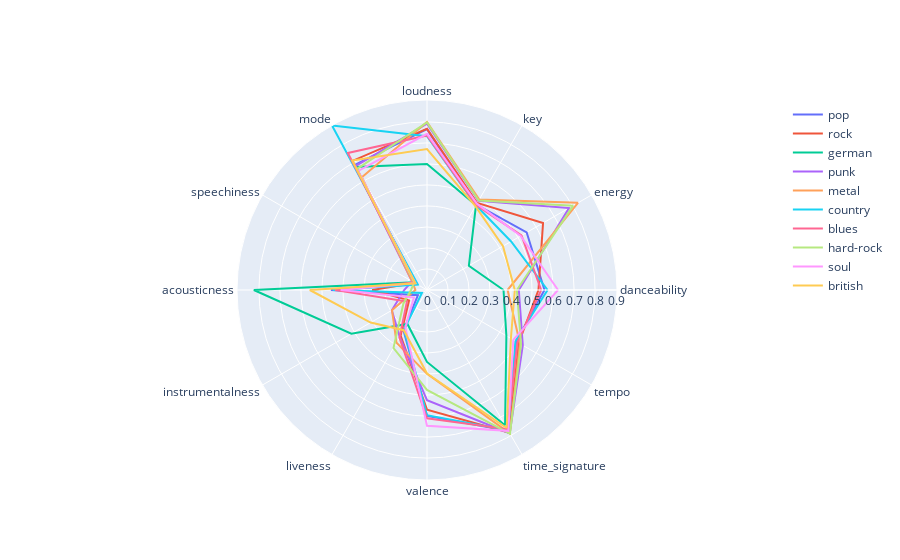

Notebook source saved alongside this figure:
### Code cell
fig.update_layout(
    height = 1000
)
fig.show()

### Figure 1 — Plotly figure (JSON) as saved in the notebook; plotly's stock layout.template omitted (floating-point values rounded to 4 significant figures)
{"data": [{"fill": "none", "mode": "lines", "name": "pop", "r": [0.5592, 0.5477, 0.4694, 0.7658, 0.6873, 0.0594, 0.4573, 0.04975, 0.2234, 0.5991, 0.7735, 0.4898, 0.5592], "theta": ["danceability", "energy", "key", "loudness", "mode", "speechiness", "acousticness", "instrumentalness", "liveness", "valence", "time_signature", "tempo", "danceability"], "type": "scatterpolar"}, {"fill": "none", "mode": "lines", "name": "rock", "r": [0.5304, 0.6378, 0.4784, 0.7669, 0.7092, 0.06591, 0.261, 0.0984, 0.2511, 0.5693, 0.7839, 0.5044, 0.5304], "theta": ["danceability", "energy", "key", "loudness", "mode", "speechiness", "acousticness", "instrumentalness", "liveness", "valence", "time_signature", "tempo", "danceability"], "type": "scatterpolar"}, {"fill": "none", "mode": "lines", "name": "german", "r": [0.3642, 0.2301, 0.4664, 0.5999, 0.6763, 0.07319, 0.8241, 0.4159, 0.1864, 0.3423, 0.7431, 0.4362, 0.3642], "theta": ["danceability", "energy", "key", "loudness", "mode", "speechiness", "acousticness", "instrumentalness", "liveness", "valence", "time_signature", "tempo", "danceability"], "type": "scatterpolar"}, {"fill": "none", "mode": "lines", "name": "punk", "r": [0.437, 0.7806, 0.4903, 0.7913, 0.6812, 0.08236, 0.1086, 0.1934, 0.2591, 0.5243, 0.7875, 0.5264, 0.437], "theta": ["danceability", "energy", "key", "loudness", "mode", "speechiness", "acousticness", "instrumentalness", "liveness", "valence", "time_signature", "tempo", "danceability"], "type": "scatterpolar"}, {"fill": "none", "mode": "lines", "name": "metal", "r": [0.3836, 0.8295, 0.4975, 0.7996, 0.6199, 0.08186, 0.05523, 0.1924, 0.29, 0.3991, 0.7882, 0.511, 0.3836], "theta": ["danceability", "energy", "key", "loudness", "mode", "speechiness", "acousticness", "instrumentalness", "liveness", "valence", "time_signature", "tempo", "danceability"], "type": "scatterpolar"}, {"fill": "none", "mode": "lines", "name": "country", "r": [0.5739, 0.4622, 0.4658, 0.7321, 0.9043, 0.05032, 0.4476, 0.0279, 0.2186, 0.5959, 0.7717, 0.4863, 0.5739], "theta": ["danceability", "energy", "key", "loudness", "mode", "speechiness", "acousticness", "instrumentalness", "liveness", "valence", "time_signature", "tempo", "danceability"], "type": "scatterpolar"}, {"fill": "none", "mode": "lines", "name": "blues", "r": [0.5433, 0.5193, 0.467, 0.7354, 0.7531, 0.07169, 0.4371, 0.1103, 0.2622, 0.6103, 0.7651, 0.4973, 0.5433], "theta": ["danceability", "energy", "key", "loudness", "mode", "speechiness", "acousticness", "instrumentalness", "liveness", "valence", "time_signature", "tempo", "danceability"], "type": "scatterpolar"}, {"fill": "none", "mode": "lines", "name": "hard-rock", "r": [0.4277, 0.8028, 0.4916, 0.798, 0.6658, 0.07075, 0.07594, 0.13, 0.3187, 0.4755, 0.7898, 0.5167, 0.4277], "theta": ["danceability", "energy", "key", "loudness", "mode", "speechiness", "acousticness", "instrumentalness", "liveness", "valence", "time_signature", "tempo", "danceability"], "type": "scatterpolar"}, {"fill": "none", "mode": "lines", "name": "soul", "r": [0.6237, 0.515, 0.4744, 0.7434, 0.6542, 0.06427, 0.4112, 0.07202, 0.206, 0.6463, 0.774, 0.474, 0.6237], "theta": ["danceability", "energy", "key", "loudness", "mode", "speechiness", "acousticness", "instrumentalness", "liveness", "valence", "time_signature", "tempo", "danceability"], "type": "scatterpolar"}, {"fill": "none", "mode": "lines", "name": "british", "r": [0.4179, 0.4177, 0.4607, 0.6711, 0.7114, 0.06383, 0.5577, 0.3098, 0.2211, 0.3975, 0.7584, 0.4611, 0.4179], "theta": ["danceability", "energy", "key", "loudness", "mode", "speechiness", "acousticness", "instrumentalness", "liveness", "valence", "time_signature", "tempo", "danceability"], "type": "scatterpolar"}], "layout": {"autosize": true, "polar": {"angularaxis": {"type": "category"}, "radialaxis": {"autorange": true, "range": [0, 0.9043], "type": "linear"}}}}
